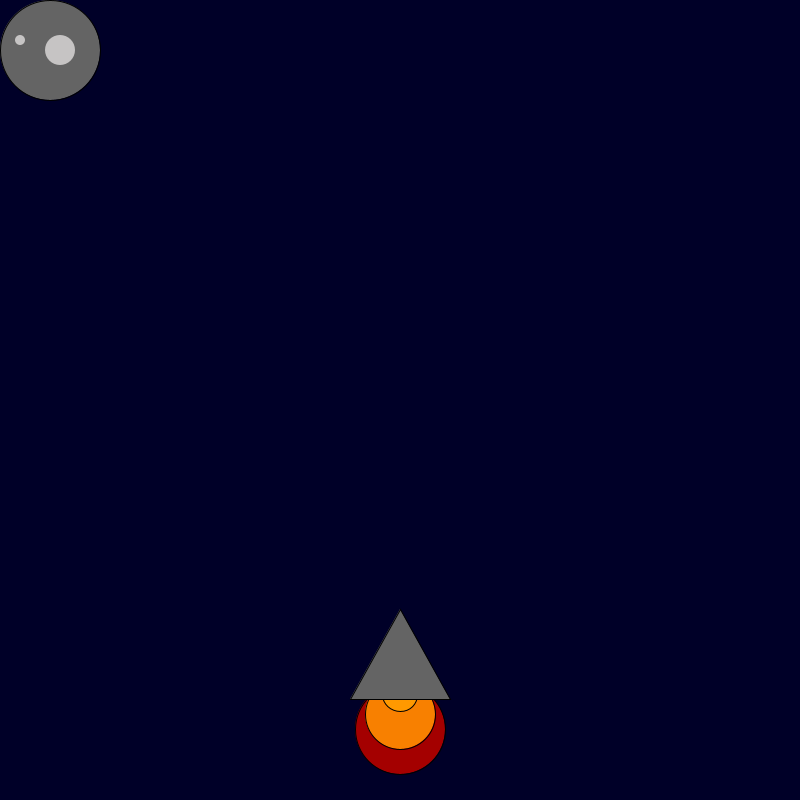
Frame 1 (no input)
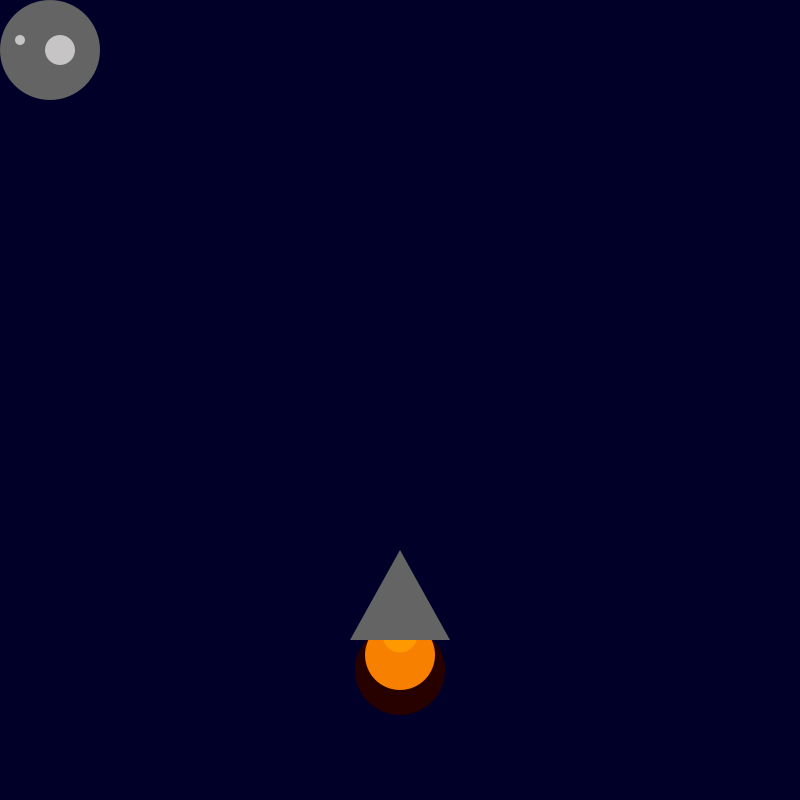
Frame 60 (the mouse pressed at the canvas centre just before this capture)
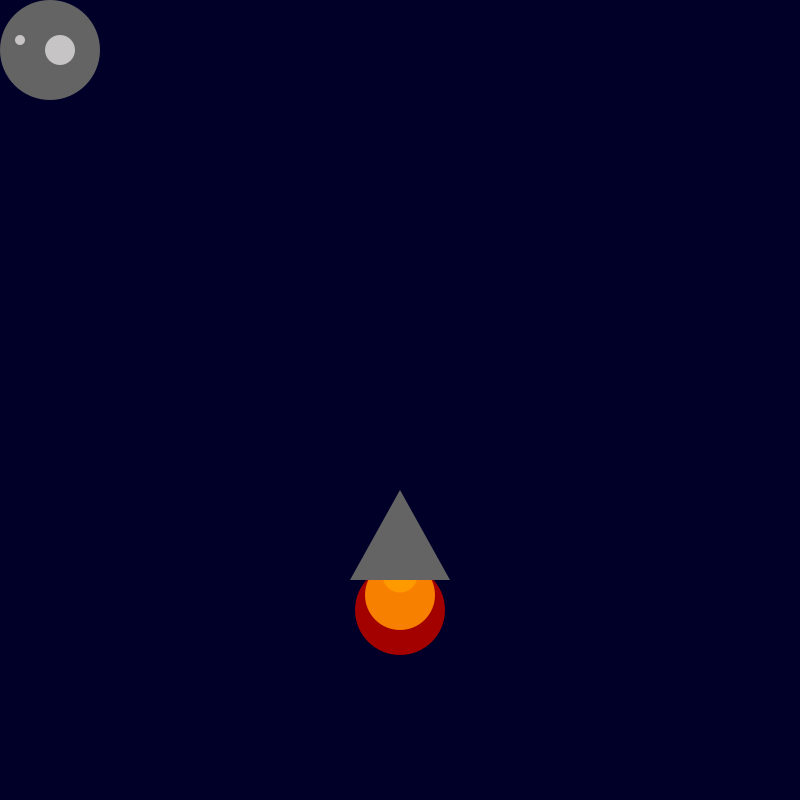
Frame 120 (the mouse held since frame 60 and released just before this capture)

The Processing sketch that drew these frames (run headless with seeded random() and noise(); from frame 60 on, the mouse is pressed at the canvas centre):

// Processing sketch: rocket_ship
// ── rocket_ship.pde
int x = 400; 
int y = 600; 

void setup() {

    background(0, 0, 40); size(800, 800);

}

void draw() {
    y = y - 1;
    background(0, 0, 40);
    fill(random(255), 0, 0);
    ellipse(x, y + 130, 90, 90);
    fill(248, 128, 0);
    ellipse(x, y + 115, 70, 70);
    fill(255, 153, 0);
    ellipse(x, y + 95, 35, 35);
    fill(100, 100, 100);
    triangle(x, y + 10, x + 50, y + 100, x - 50, y + 100);

    ellipse ( 50, 50, 100, 100);
    fill(#C6C4C4);
    noStroke();
    ellipse ( 60, 50, 30, 30);
    fill(#C6C4C4);
    noStroke();
    ellipse ( 20, 40, 10, 10);

}
